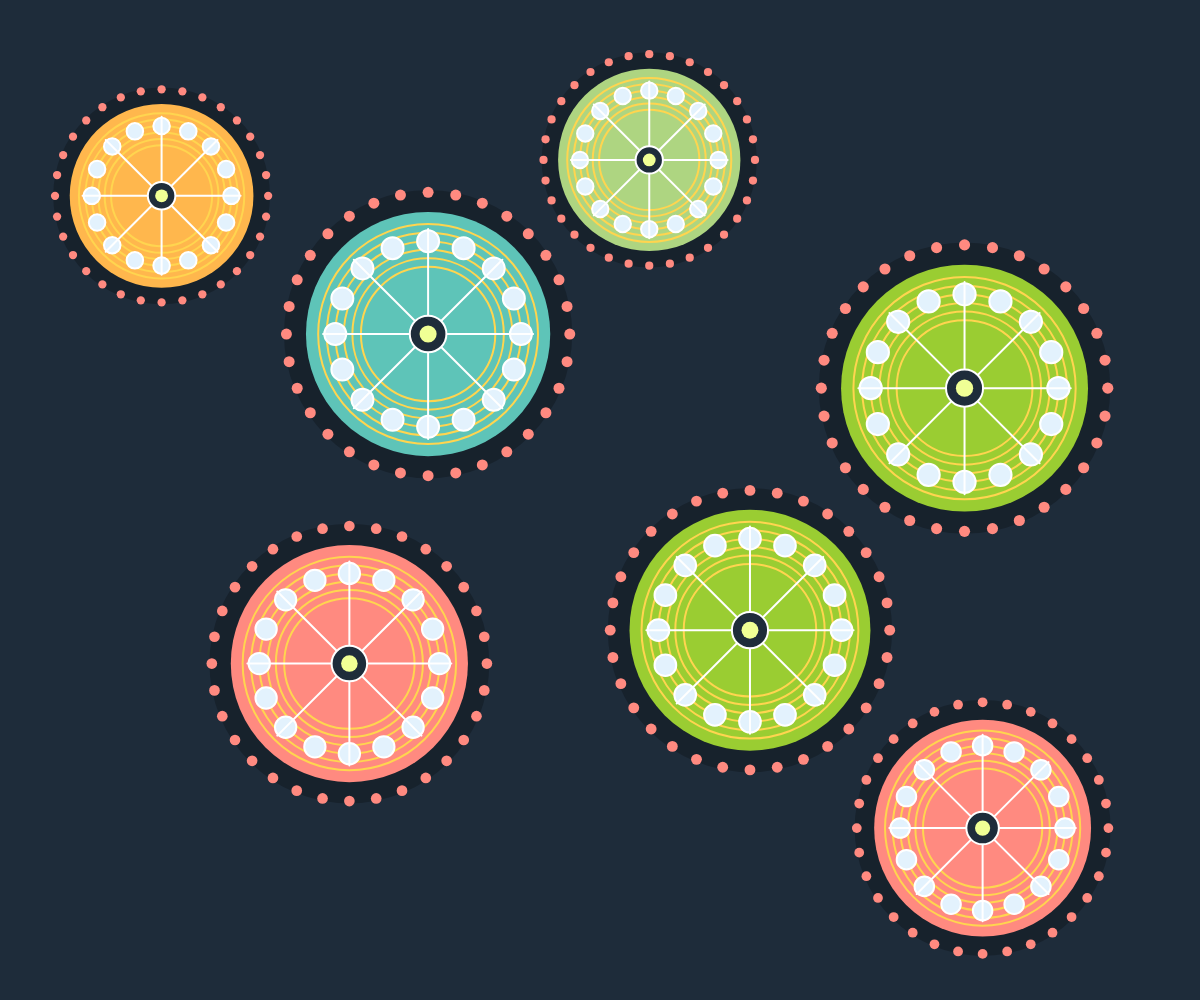
Frame 1 (no input)
Frame 2 (the mouse pressed at the canvas centre, redrawn once): identical to frame 1, image omitted

The p5.js sketch that drew this single still picture (run headless with seeded random() and noise() and a simulated clock; the mouse was pressed at the canvas centre and the sketch redrawn once):

// p5.js sketch
// ── sketch.js
// 多个圆 + 全屏静态版本
// 作为小组作业的「第二次迭代」

let wheels = []; // 用来保存每一个圆的信息

function setup() {
  createCanvas(windowWidth, windowHeight);
  angleMode(DEGREES);

  // 生成一批不重叠的圆
  createAllWheels();

  // 静态版本，只画一帧
  noLoop();
}

function draw() {
  background("#1e2c3a");

  // 把数组里的所有圆都画出来
  for (let i = 0; i < wheels.length; i++) {
    let w = wheels[i];
    drawWheelCircle(w.x, w.y, w.size, w.innerColor);
  }
}

// ----------------------
// 生成多圆（不重叠）
// ----------------------
function createAllWheels() {
  wheels = [];

  // 根据画布大小大概决定要多少个圆
  let targetCount;
  if (width < 800) {
    targetCount = 6;
  } else if (width < 1200) {
    targetCount = 10;
  } else {
    targetCount = 14;
  }

  // 圆的大小范围（相对于画布）
  let base = min(width, height);
  let minSize = base * 0.18;
  let maxSize = base * 0.26;

  // 一些好看的主色（内圈颜色）
  let colors = [
    "#9ACD32", // 黄绿色
    "#5EC4B8", // 青绿
    "#FF8A80", // 橙粉
    "#FFB74D", // 橙黄
    "#BA68C8", // 紫色
    "#64B5F6", // 天蓝
    "#AED581", // 淡绿
    "#F06292"  // 粉色
  ];

  let attempts = 0;
  let maxAttempts = 500; // 防止死循环

  while (wheels.length < targetCount && attempts < maxAttempts) {
    attempts++;

    // 随机大小
    let size = random(minSize, maxSize);
    let radius = size * 0.6; // 取主圆附近的半径大概值，用来做碰撞判断
    let margin = 30;

    // 随机位置（保证不会贴边）
    let x = random(radius + margin, width - radius - margin);
    let y = random(radius + margin, height - radius - margin);

    // 检查和已经存在的圆有没有重叠
    let ok = true;
    for (let i = 0; i < wheels.length; i++) {
      let other = wheels[i];
      let d = myDistance(x, y, other.x, other.y);
      // 两个圆的半径之和 + 额外间距
      let minDist = radius + other.radius + 20;
      if (d < minDist) {
        ok = false;
        break;
      }
    }

    // 如果这个位置没有重叠，就把这个圆存进数组
    if (ok) {
      let innerColor = random(colors);
      wheels.push({
        x: x,
        y: y,
        size: size,
        innerColor: innerColor,
        radius: radius
      });
    }
  }
}

// 自己写一个简单的距离函数（两点之间的距离）
function myDistance(x1, y1, x2, y2) {
  let dx = x1 - x2;
  let dy = y1 - y2;
  return Math.sqrt(dx * dx + dy * dy);
}

// ----------------------
// 画一个「命运之轮」圆
// ----------------------
function drawWheelCircle(x, y, size, innerColor) {
  push();
  translate(x, y);

  // 背后黑色的光晕
  noStroke();
  fill(0, 0, 0, 60);
  ellipse(0, 0, size * 1.18);

  // 主圆
  fill(innerColor);
  ellipse(0, 0, size);

  // 多圈线条
  stroke("#FFD54F");
  strokeWeight(2);
  noFill();
  for (let r = size * 0.55; r < size * 0.92; r += size * 0.07) {
    ellipse(0, 0, r);
  }

  // 内圈大点
  fill("#E3F2FD");
  stroke(255);
  let bigDotCount = 16;
  for (let i = 0; i < bigDotCount; i++) {
    let angle = i * (360 / bigDotCount);
    let px = cos(angle) * (size * 0.38);
    let py = sin(angle) * (size * 0.38);
    ellipse(px, py, size * 0.09);
  }

  // 外圈小点
  noStroke();
  fill("#FF8A80");
  let smallDotCount = 32;
  for (let i = 0; i < smallDotCount; i++) {
    let angle = i * (360 / smallDotCount);
    let px = cos(angle) * (size * 0.58);
    let py = sin(angle) * (size * 0.58);
    ellipse(px, py, size * 0.045);
  }

  // 像辐条一样的线
  stroke("#FFFFFF");
  for (let i = 0; i < 8; i++) {
    let angle = i * 45;
    let px = cos(angle) * (size * 0.43);
    let py = sin(angle) * (size * 0.43);
    line(0, 0, px, py);
  }

  // 中心小圆
  fill("#1e2c3a");
  stroke("#FFFFFF");
  ellipse(0, 0, size * 0.15);

  noStroke();
  fill("#F0FF95");
  ellipse(0, 0, size * 0.07);

  pop();
}

// 当浏览器窗口大小改变时，重新生成一批圆并重画
function windowResized() {
  resizeCanvas(windowWidth, windowHeight);
  createAllWheels(); // 重新随机摆放一批不重叠的圆
  redraw();          // 手动再画一帧
}
123123
